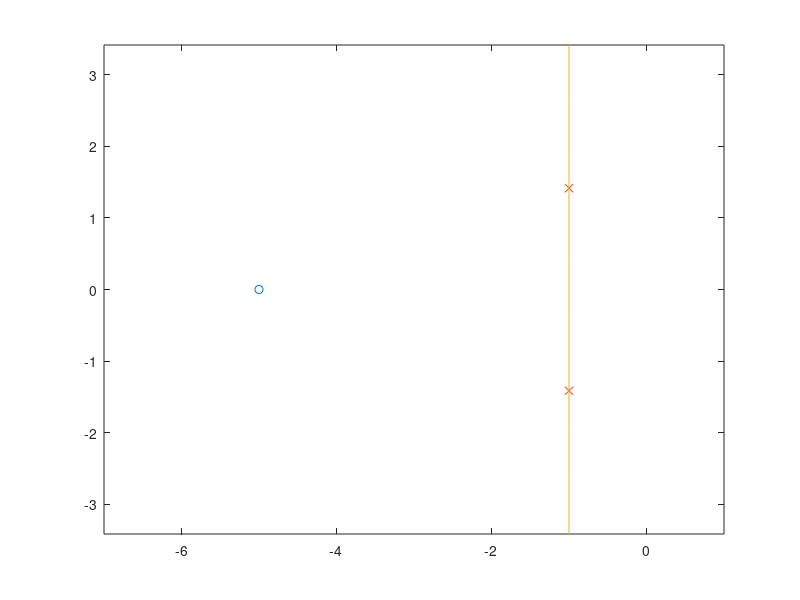

The MATLAB script that drew this image:
close all;
clc;

b = [1,5];
a = [1,2,3];
zeros = roots(b);
poles = roots(a);
plot(real(zeros),imag(zeros),'o');hold on;
plot(real(poles),imag(poles),'x');
axis([min([real(zeros);real(poles)])-2, max([real(zeros);real(poles)])+2, ...
    min([imag(zeros);imag(poles)])-2, max([imag(zeros);imag(poles)])+2 ]...
    );

plot(max(real(poles))*ones(1,10), ...
    linspace(min([imag(zeros);imag(poles)])-2, ...
                     max([imag(zeros);imag(poles)])+2, 10)...
          );



